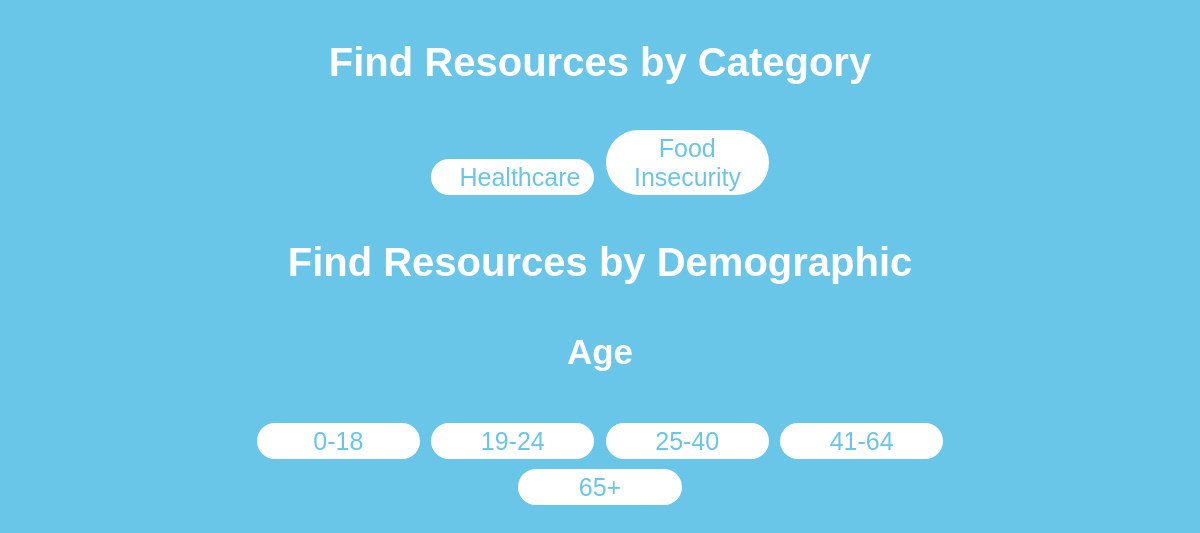
Screenshot of /quickfind with the database file from the repository.
### core/models.py (models this page shows, shortened)
class Arching_Tag(models.Model):
	name=models.CharField(max_length=50)
	def __str__(self):
		s = self.name
		return s

class Tag_Type(models.Model):
	name=models.CharField(max_length=50)
	question = models.CharField(max_length=500)
	color=models.CharField(max_length=7)

class Tag(models.Model):
	name=models.CharField(max_length=50)
	tag_type=models.ManyToManyField(Tag_Type)
	def __str__(self):
		s = self.name
		return s

### core/views.py (the view)
# urls.py: path("quickfind", views.quickfind, name='QuickFind'),
def quickfind(request):
	template=loader.get_template('core/quickfind.html')
	context={
		'tags' : [[tags, Tag.objects.filter(tag_type=tags)] for tags in Tag_Type.objects.all()],
		'arching_tag': Arching_Tag.objects.all(),
		}
	return HttpResponse(template.render(context, request))

### core/templates/core/quickfind.html (shortened to what this page needs)
<!DOCTYPE html>
<html>
<head>
{% load static %}
<link rel="stylesheet" href="{% static 'core/main.css' %}">
</head>
<body class="quickfind">
<div class="block-item">
<h3>Find Resources by Category</h3>
<ul class="categories-list">
	{% for archtag in arching_tag %}
	<a href="results/{{ archtag }}"><li class="categories-item">{{ archtag }}</li></a>
	{% endfor %}
</ul>
</div>
<div class="block-item">
<h3>Find Resources by Demographic</h3>
{% for tag_type in tags %}
<h4>{{ tag_type.0.name }}</h4>
<ul class="categories-list">
	{% for item in tag_type.1 %}
	<a href="results/{{ tag_type.0.name }}/{{ item }}"><li class="categories-item">{{ item }}</li></a>
	{% endfor %}
</ul>
{% endfor %}
</div>
</body>
</html>

### core/static/core/main.css (style rules this page uses)
body { background-color:#fff; transition: all .5s ease; }
h1, h2, h3, h4, h5, p, a, label, input { color:#10457d; font-family:"Noto Sans JP", Arial; }
.quickfind { background-color:#69c6e8!important; color:#fff!important; }
.block-item > h3, h4 { color:#fff!important; text-align: center; display:block; }
.block-item > h3 { font-size: 40px; font-weight: bold; }
.block-item > h4 { font-size: 35px; font-weight: semi-bold; }
.categories-item { background-color: #fff; color:#69c6e8; width:15%; padding:.5% 4%; border-radius:50px; text-align: center; display:inline-block; margin:5px .5%; min-width:100px; font-size: 25px; }
.categories-list { list-style-type:none; padding-inline-start:0px; width:60%; margin: 10px 20%; text-align:center; }

### rows the page displays
Arching_Tag: name "Healthcare"
Arching_Tag: name "Food Insecurity"
Tag_Type: name "Age"
Tag: name "0-18"
Tag: name "19-24"
Tag: name "25-40"
Tag: name "41-64"
Tag: name "65+"
